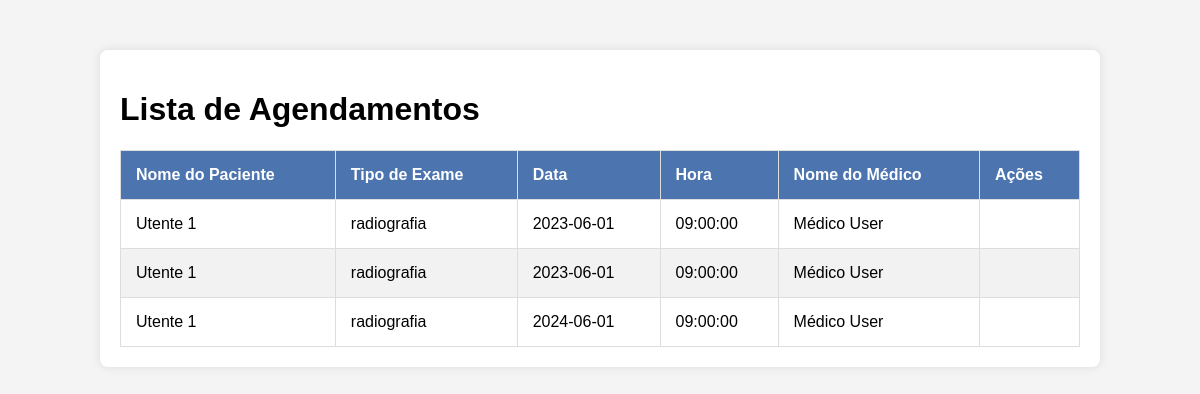
/agendamentos (signed in), run on an earlier commit of the app's database.
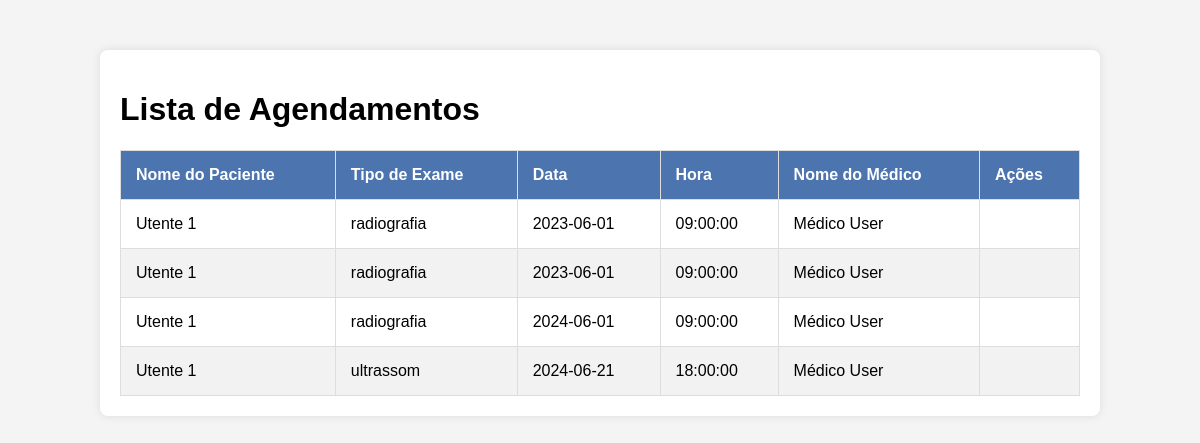
And on a later commit of the database.
### app/models.py (models this page shows, shortened)
class Agendamento(db.Model):
    __tablename__ = 'agendamentos'
    id = db.Column(db.Integer, primary_key=True, autoincrement=True)
    user_id = db.Column(db.Integer, db.ForeignKey('User.id'), nullable=False)
    tipo = db.Column(db.String(50), nullable=False)
    data = db.Column(db.Date, nullable=False)
    hora = db.Column(db.Time, nullable=False)
    medico_id = db.Column(db.Integer, db.ForeignKey('User.id'), nullable=False)
    user = db.relationship('User', foreign_keys=[user_id], back_populates='agendamentos')
    medico = db.relationship('User', foreign_keys=[medico_id])

class User(db.Model):
    __tablename__ = 'User'
    id = db.Column(db.Integer, primary_key=True, autoincrement=True)
    email = db.Column(db.String(120), unique=True, nullable=False)
    nome = db.Column(db.String(20), nullable=False)
    password = db.Column(db.String(128), nullable=False)
    role = db.Column(db.String(50), nullable=False)
    info = db.relationship('UserInfo', back_populates='user', uselist=False)
    agendamentos = db.relationship('Agendamento', foreign_keys='Agendamento.user_id', back_populates='user')
    relatorios_medico = db.relationship('RelatorioRaioX', back_populates='medico', foreign_keys='RelatorioRaioX.medico_id')

### app/routes.py (the view)
@main.route('/agendamentos')
@roles_required('Administrador', 'Rececionista', 'Médico', 'TSDT')
def agendamentos_list():
    utente_alias = db.aliased(User)
    medico_alias = db.aliased(User)
    agendamentos = db.session.query(
        Agendamento.id,
        utente_alias.nome.label('utente_nome'),
        Agendamento.tipo,
        Agendamento.data,
        Agendamento.hora,
        medico_alias.nome.label('medico_nome')
    ).join(utente_alias, Agendamento.user_id == utente_alias.id).join(medico_alias, Agendamento.medico_id == medico_alias.id).all()
    return render_template('agendamentos_list.html', agendamentos=agendamentos, user=session.get('user'))

### app/routes.py (called while the page is built)
def roles_required(*roles):
    def wrapper(fn):
        @wraps(fn)
        def decorated_view(*args, **kwargs):
            if 'user' not in session:
                flash('Por favor, faça login para acessar esta página.', 'warning')
                return redirect(url_for('main.login'))
            if session['user']['role'] not in roles:
                flash('Você não tem permissão para acessar esta página.', 'danger')
                return redirect(url_for('main.home'))
            return fn(*args, **kwargs)
        decorated_view.__name__ = fn.__name__
        return decorated_view
    return wrapper

### app/templates/agendamentos_list.html (shortened to what this page needs)
<!DOCTYPE html>
<html lang="en">
<head>
</head>
<body>
    <div class="container">
        <h1>Lista de Agendamentos</h1>
        <table>
            <thead>
                <tr>
                    <th>Nome do Paciente</th>
                    <th>Tipo de Exame</th>
                    <th>Data</th>
                    <th>Hora</th>
                    <th>Nome do Médico</th>
                    <th>Ações</th>
                </tr>
            </thead>
            <tbody>
                {% for agendamento in agendamentos %}
                <tr>
                    <td>{{ agendamento.utente_nome }}</td>
                    <td>{{ agendamento.tipo }}</td>
                    <td>{{ agendamento.data }}</td>
                    <td>{{ agendamento.hora }}</td>
                    <td>{{ agendamento.medico_nome }}</td>
                    <td>
                    </td>
                </tr>
                {% endfor %}
            </tbody>
        </table>
    </div>
</body>
</html>

What changed in the data, as far as the page shows it:
added Agendamento: utente_nome "Utente 1", tipo "ultrassom", data "2024-06-21", hora "18:00:00", medico_nome "Médico User"
